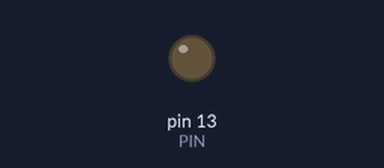
The sketch below on a simulated Arduino Uno, built with avr-gcc and run on an emulated ATmega328P. Parts: output pins drawn as LEDs (lit = HIGH).

Above: at 0.6 s.
At 1.1 s:
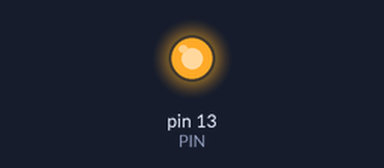
Timing chart, 0 to 2.6 s (numbered marks = the images above):
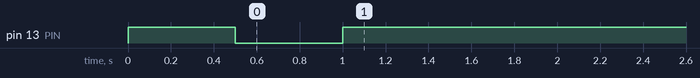

The sketch:

humidifier_controller.ino
```cpp
#define PIN 13
#define DTIME 500

void setup() {
  pinMode(PIN, OUTPUT);
  digitalWrite(PIN, HIGH);
  delay(DTIME);
  digitalWrite(PIN, LOW);
  delay(DTIME);
  digitalWrite(PIN, HIGH);
}

void loop() {
}
```
